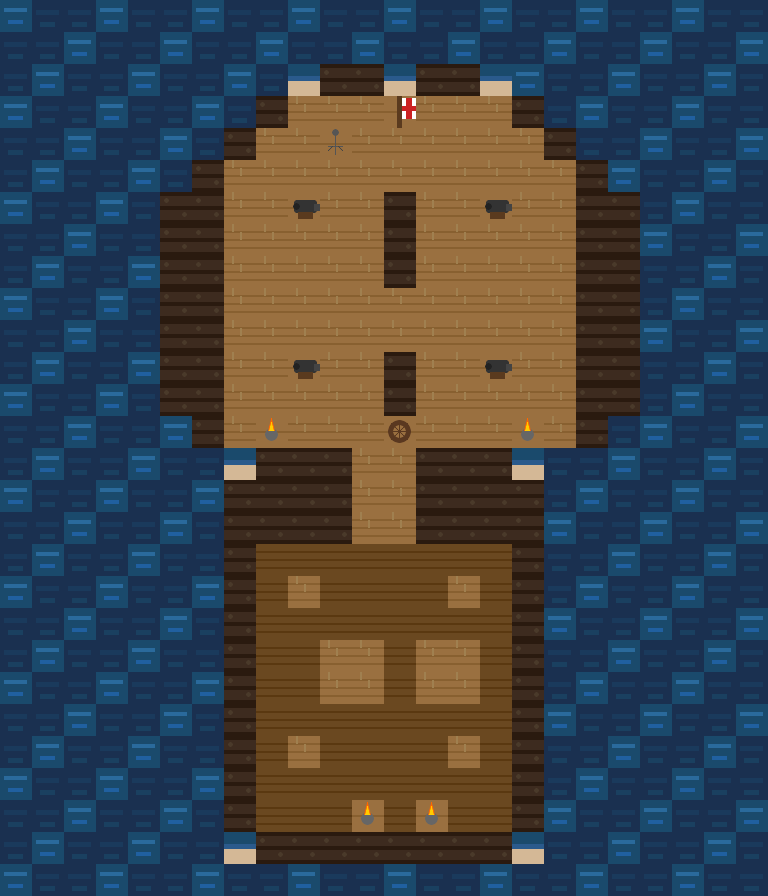

Below is a game level as drawn by its tile map, then a one-line description and the .tmx that defines it (tile-layer data replaced by summaries):
An orthogonal 24x28 tile map with 32x32 px tiles, 2 tile layers (Water, Ship) and 21 objects (start, captain-smith, reverend-hunt, supply-crate-1, supply-crate-2, ...).

<map version="1.9" tiledversion="1.9.2" orientation="orthogonal" renderorder="right-down" width="24" height="28" tilewidth="32" tileheight="32" infinite="0" nextlayerid="4" nextobjectid="22">
 <tileset firstgid="1" source="ship-tiles.tsx" />
 <layer id="1" name="Water" width="24" height="28">
  <data>[672 cells, 672 non-empty, 2 distinct tile ids]</data>
 </layer>
 <layer id="2" name="Ship" width="24" height="28">
  <data>[672 cells, 288 non-empty, 9 distinct tile ids]</data>
 </layer>
 <objectgroup id="3" name="Events">
  <object id="1" name="start" x="384" y="288">
   <point />
  </object>
  <object id="2" name="captain-smith" x="320" y="160">
   <point />
  </object>
  <object id="3" name="reverend-hunt" x="448" y="384">
   <point />
  </object>
  <object id="4" name="supply-crate-1" x="288" y="128">
   <point />
  </object>
  <object id="5" name="supply-crate-2" x="544" y="384">
   <point />
  </object>
  <object id="6" name="supply-crate-3" x="288" y="768">
   <point />
  </object>
  <object id="7" name="richard-mutton" x="384" y="640">
   <point />
  </object>
  <object id="8" name="captain-newport" x="384" y="96">
   <point />
  </object>
  <object id="9" name="edward-wingfield" x="512" y="192">
   <point />
  </object>
  <object id="10" name="george-percy" x="256" y="320">
   <point />
  </object>
  <object id="11" name="barrel-1" x="224" y="192">
   <point />
  </object>
  <object id="12" name="barrel-2" x="480" y="224">
   <point />
  </object>
  <object id="13" name="barrel-3" x="320" y="320">
   <point />
  </object>
  <object id="14" name="barrel-4" x="512" y="320">
   <point />
  </object>
  <object id="15" name="barrel-5" x="416" y="192">
   <point />
  </object>
  <object id="16" name="barrel-6" x="288" y="384">
   <point />
  </object>
  <object id="17" name="james" x="320" y="704">
   <point />
  </object>
  <object id="18" name="chicken" x="448" y="768">
   <point />
  </object>
  <object id="19" name="pig" x="288" y="736">
   <point />
  </object>
  <object id="20" name="chicken-2" x="384" y="800">
   <point />
  </object>
  <object id="21" name="pig-2" x="480" y="704">
   <point />
  </object>
 </objectgroup>
</map>
